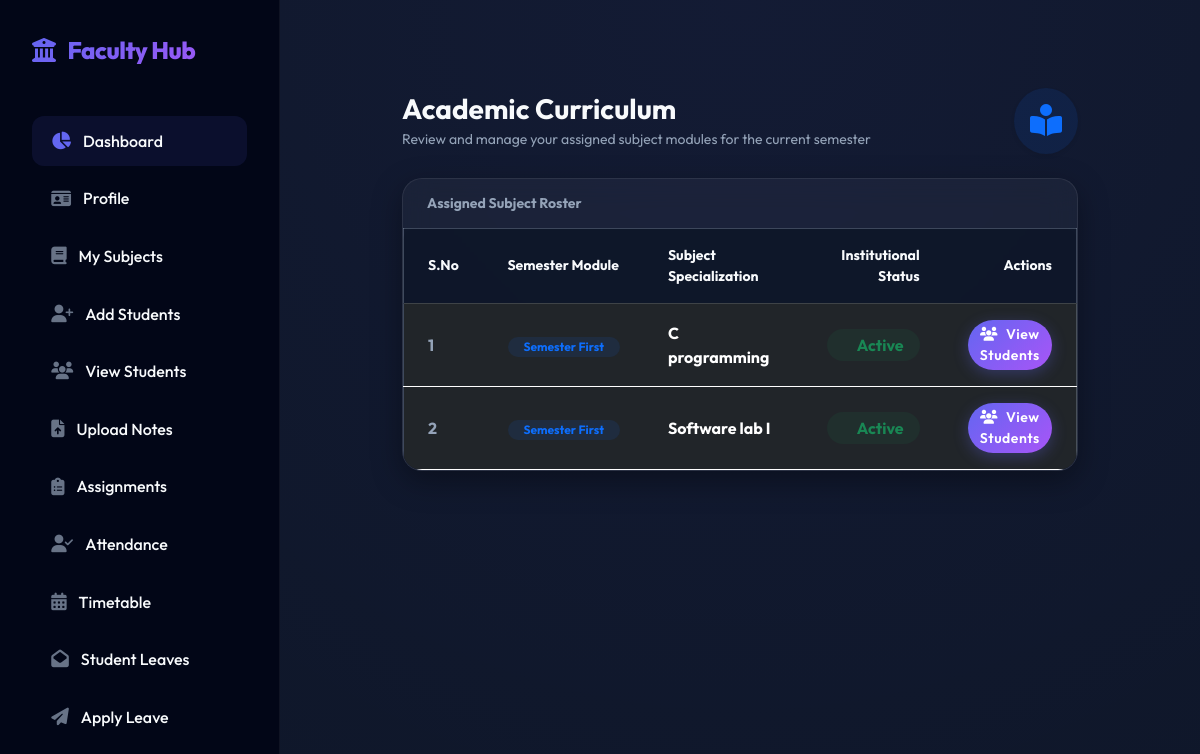
The app's page /Teacher/myassignedsubject/ (signed in) with its own data.
### Admin/models.py (models this page shows)
class tbl_assignsubject(models.Model):
    teacher = models.ForeignKey(tbl_teacher,on_delete=models.CASCADE)
    academicyear = models.ForeignKey(tbl_academicyear,on_delete=models.CASCADE)
    subject=models.ForeignKey(tbl_subject,on_delete=models.CASCADE)

class tbl_subject(models.Model):
    subject_name=models.CharField(max_length=100)
    course = models.ForeignKey(tbl_course,on_delete=models.CASCADE)
    semester = models.ForeignKey(tbl_semester,on_delete=models.CASCADE)

class tbl_semester(models.Model):
    semester_name=models.CharField(max_length=50)

### Teacher/views.py (the view)
# urls.py: path('myassignedsubject/',views.myassignedsubject,name="myassignedsubject"),
def myassignedsubject(request):
    teacher = tbl_teacher.objects.get(id=request.session['tid'])
    assignsubject = tbl_assignsubject.objects.filter(teacher=teacher)
    return render(request, "Teacher/MyAssignedSubjects.html", {'assignsubject': assignsubject})

### Teacher/context_processors.py (called while the page is built)
def teacher_sidebar_context(request):
    is_class_teacher = False
    tid = request.session.get('tid')
    if tid:
        try:
            teacher = tbl_teacher.objects.get(id=tid)
            is_class_teacher = tbl_assignclass.objects.filter(teacher=teacher).exists()
        except tbl_teacher.DoesNotExist:
            is_class_teacher = False
    return {
        'is_class_teacher': is_class_teacher
    }

### Teacher/Templates/Teacher/MyAssignedSubjects.html (shortened to what this page needs)
{% extends 'Teacher/Head.html' %}
{% block content %}
<div class="container-fluid py-4">
    <div class="row pt-4 justify-content-center">
        <div class="col-lg-10">
            <div class="d-flex align-items-center justify-content-between mb-4 animate-fadeIn">
                <div>
                    <h2 class="h3 fw-bold mb-1">Academic Curriculum</h2>
                    <p class="text-muted small mb-0">Review and manage your assigned subject modules for the current semester</p>
                </div>
                <div class="bg-primary bg-opacity-10 text-primary p-3 rounded-circle shadow-sm">
                    <i class="fas fa-book-reader fa-2x"></i>
                </div>
            </div>
            <div class="card bg-white bg-opacity-5 border border-white border-opacity-10 rounded-4 shadow-sm overflow-hidden animate-fadeIn">
                <div class="card-header bg-white bg-opacity-5 py-3 px-4 border-0">
                    <h5 class="mb-0 fw-bold small text-muted uppercase letter-spacing-1">Assigned Subject Roster</h5>
                </div>
                <div class="table-responsive">
                    <table class="table table-dark table-hover mb-0 align-middle">
                        <thead class="bg-white bg-opacity-10 border-0">
                            <tr>
                                <th class="px-4 py-3 border-0 small text-muted uppercase" style="width: 80px;">S.No</th>
                                <th class="px-4 py-3 border-0 small text-muted uppercase">Semester Module</th>
                                <th class="px-4 py-3 border-0 small text-muted uppercase">Subject Specialization</th>
                                <th class="px-4 py-3 border-0 small text-muted uppercase text-end">Institutional Status</th>
                                <th class="px-4 py-3 border-0 small text-muted uppercase text-end">Actions</th>
                            </tr>
                        </thead>
                        <tbody>
                            {% for i in assignsubject %}
                            <tr class="border-white border-opacity-5">
                                <td class="px-4 py-3 text-muted fw-bold">{{ forloop.counter }}</td>
                                <td class="px-4 py-3">
                                    <div class="badge bg-primary bg-opacity-10 text-primary px-3 py-1 rounded-pill smaller uppercase fw-bold">
                                        Semester {{ i.subject.semester.semester_name }}
                                    </div>
                                </td>
                                <td class="px-4 py-3 fw-bold text-white fs-6">
                                    {{ i.subject.subject_name }}
                                </td>
                                <td class="px-4 py-3 text-end">
                                    <div class="d-inline-flex align-items-center px-3 py-1 rounded-pill bg-success bg-opacity-10 text-success smaller fw-bold">
                                        <span class="live-status me-2" style="width: 6px; height: 6px;"></span> Active
                                    </div>
                                </td>
                                <td class="px-4 py-3 text-end">
                                    <a href="{% url 'Teacher:view_students_for_subject' i.subject.id %}" class="btn btn-primary btn-sm rounded-pill">
                                        <i class="fas fa-users me-2"></i>View Students
                                    </a>
                                </td>
                            </tr>
                            {% endfor %}
                        </tbody>
                    </table>
                </div>
            </div>
        </div>
    </div>
</div>
{% endblock %}

### Teacher/Templates/Teacher/Head.html (style rules this page uses)
:root { --primary-color: #6366f1; --primary-hover: #4f46e5; --secondary-color: #10b981; --dark-bg: #0f172a; --card-bg: rgba(255, 255, 255, 0.05); --glass-border: rgba(255, 255, 255, 0.1); --text-main: #f8fafc; --text-muted: #94a3b8; }
body { font-family: 'Outfit', sans-serif; background-color: var(--dark-bg); color: var(--text-main); margin: 0; display: flex; }
.bg-white, .bg-light, .bg-transparent, .container, .container-fluid, .card-body, .main-panel, .content-wrapper, .modal-content { background-color: transparent !important; background: transparent !important; }
.card:not(.bg-primary):not(.bg-success):not(.bg-danger) { background: rgba(255, 255, 255, 0.04) !important; border: 1px solid rgba(255, 255, 255, 0.08) !important; color: #f8fafc !important; }
.animate-fadeIn, .animate-slideIn, .animate-slideUp, [class*="animate-"], .fade, .show { opacity: 1 !important; visibility: visible !important; transform: none !important; }
h1, h2, h3, h4, h5, h6, p, span, td, th, label, .form-label, strong, b { color: #f8fafc; }
body { color: var(--text-main); background-color: var(--dark-bg); }
h1, h2, h3, h4, h5, h6, label, p, td, th, span { color: var(--text-main); }
.text-muted { color: var(--text-muted) !important; }
.card { background: rgba(255, 255, 255, 0.08) !important; backdrop-filter: blur(14px) !important; border: 1px solid rgba(255, 255, 255, 0.2) !important; border-radius: 20px !important; box-shadow: 0 10px 30px rgba(0, 0, 0, 0.35) !important; }
.table { color: #e2e8f0 !important; background: rgba(15, 23, 42, 0.75) !important; border-radius: 12px; border: 1px solid rgba(148, 163, 184, 0.35); }
.table th, .table td { vertical-align: middle; border-top: 1px solid rgba(226, 232, 240, 0.15); }
.table thead th { background: rgba(15, 23, 42, 0.85); color: #f8fafc !important; border-bottom: 2px solid rgba(99, 102, 241, 0.4); }
.btn-primary { background: linear-gradient(135deg, #6366f1, #a855f7) !important; border: none !important; box-shadow: 0 4px 15px rgba(99, 102, 241, 0.3) !important; transition: all 0.3s cubic-bezier(0.4, 0, 0.2, 1) !important; font-weight: 600 !important; letter-spacing: 0.5px !important; }

### records on screen
tbl_assignsubject: subject.semester.semester_name "First", subject.subject_name "C programming"
tbl_assignsubject: subject.semester.semester_name "First", subject.subject_name "Software lab I"
